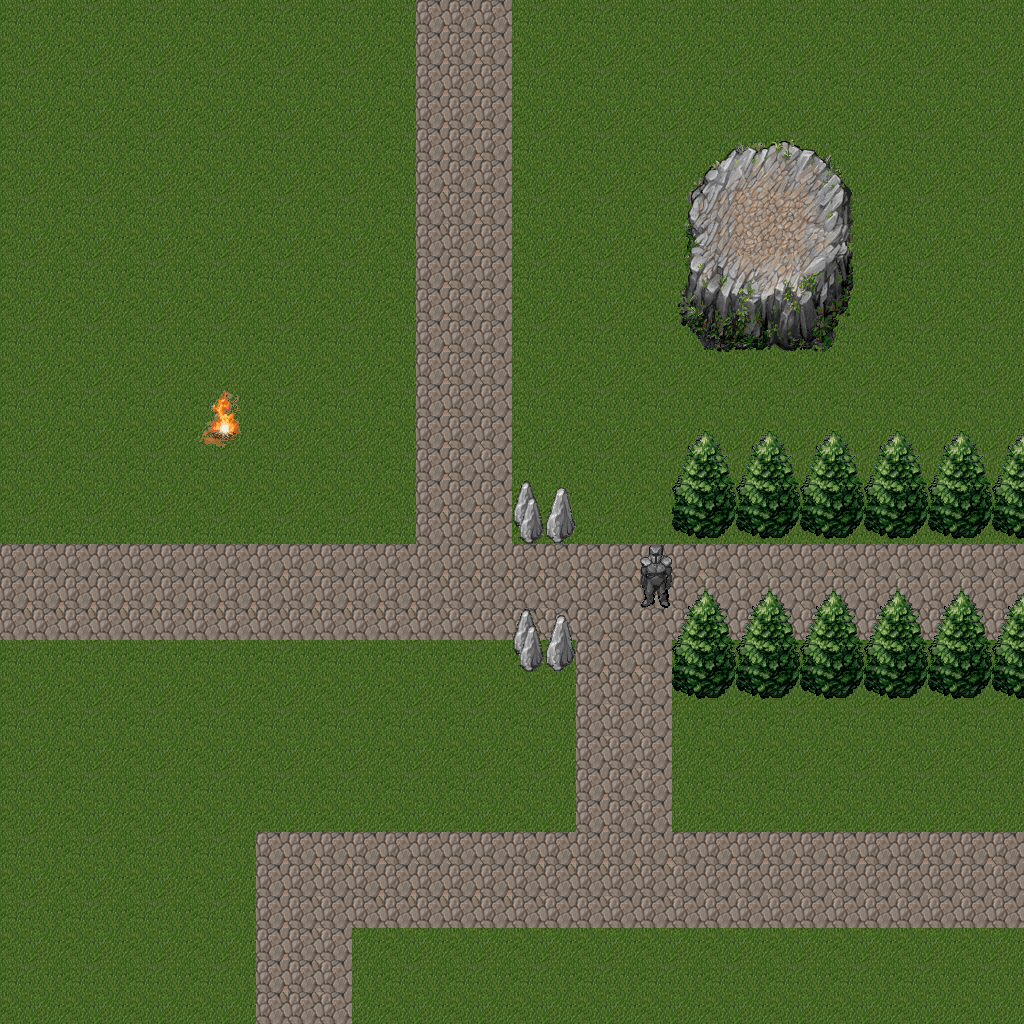

The image is a tile-based game level rendered from a .tmx file. Its description and complete source (layers, tilesets, objects, tile grids) follow:
An orthogonal 32x32 tile map with 32x32 px tiles, 2 tile layers (Tile Layer 1, Tile Layer 2) and 6 objects.

<map version="1.0" orientation="orthogonal" renderorder="right-down" width="32" height="32" tilewidth="32" tileheight="32" nextobjectid="8">
 <tileset firstgid="1" name="image" tilewidth="32" tileheight="32" tilecount="256" columns="16">
  <image source="image.png" width="512" height="512" />
 </tileset>
 <layer name="Tile Layer 1" width="32" height="32">
  <data encoding="csv">
79,80,79,80,79,80,79,80,79,80,79,80,79,184,184,185,79,80,79,80,79,80,79,80,79,80,79,80,79,80,79,80,
95,96,95,96,95,96,95,96,95,96,95,96,95,184,184,185,95,96,95,96,95,96,95,96,95,96,95,96,95,96,95,96,
79,80,79,80,79,80,79,80,79,80,79,80,79,184,184,185,79,80,79,80,79,80,79,80,79,80,79,80,79,80,79,80,
95,96,95,96,95,96,95,96,95,96,95,96,95,184,184,185,95,96,95,96,95,96,95,96,95,96,95,96,95,96,95,96,
79,80,79,80,79,80,79,80,79,80,79,80,79,184,184,185,79,80,79,80,79,80,79,80,79,80,79,80,79,80,79,80,
95,96,95,96,95,96,95,96,95,96,95,96,95,184,184,185,95,96,95,96,95,96,95,96,95,96,95,96,95,96,95,96,
79,80,79,80,79,80,79,80,79,80,79,80,79,200,184,185,79,80,79,80,79,80,79,80,79,80,79,80,79,80,79,80,
95,96,95,96,95,96,95,96,95,96,95,96,95,200,184,185,95,96,95,96,95,96,95,96,95,96,95,96,95,96,95,96,
79,80,79,80,79,80,79,80,79,80,79,80,79,184,185,185,79,80,79,80,79,80,79,80,79,80,79,80,79,80,79,80,
95,96,95,96,95,96,95,96,95,96,95,96,95,184,185,185,95,96,95,96,95,96,95,96,95,96,95,96,95,96,95,96,
79,80,79,80,79,80,79,80,79,80,79,80,79,184,185,185,79,80,79,80,79,80,79,80,79,80,79,80,79,80,79,80,
95,96,95,96,95,96,95,96,95,96,95,96,95,184,185,185,95,96,95,96,95,96,95,96,95,96,95,96,95,96,95,96,
79,80,79,80,79,80,79,80,79,80,79,80,79,184,185,185,79,80,79,80,79,80,79,80,79,80,79,80,79,80,79,80,
95,96,95,96,95,96,95,96,95,96,95,96,95,184,185,185,95,96,95,96,95,96,95,96,95,96,95,96,95,96,95,96,
79,80,79,80,79,80,79,80,79,80,79,80,79,184,185,201,79,80,79,80,79,80,79,80,79,80,79,80,79,80,79,80,
95,96,95,96,95,96,95,96,95,96,95,96,95,184,184,185,95,96,95,96,95,96,95,96,95,96,95,96,95,96,95,96,
79,80,79,80,79,80,79,80,79,80,79,80,79,200,184,185,79,80,79,80,79,80,79,80,79,80,79,80,79,80,79,80,
184,185,185,185,185,185,185,185,184,184,185,185,185,184,184,184,184,184,184,184,184,184,185,185,185,184,185,185,185,185,185,185,
184,184,184,184,184,184,184,184,200,184,184,184,184,200,200,200,200,200,200,200,200,200,201,201,201,185,185,201,201,201,201,201,
200,200,200,200,200,200,200,200,200,200,200,200,200,200,201,200,200,201,184,185,201,201,201,200,201,201,201,200,200,200,200,201,
79,80,79,80,79,80,79,80,79,80,79,80,79,80,79,80,79,80,184,184,185,80,79,80,79,80,79,80,79,80,79,80,
95,96,95,96,95,96,95,96,95,96,95,96,95,96,95,96,95,96,200,200,201,96,95,96,95,96,95,96,95,96,95,96,
79,80,79,80,79,80,79,80,79,80,79,80,79,80,79,80,79,80,200,201,185,80,79,80,79,80,79,80,79,80,79,80,
95,96,95,96,95,96,95,96,95,96,95,96,95,96,95,96,95,96,200,201,201,96,95,96,95,96,95,96,95,96,95,96,
79,80,79,80,79,80,79,80,79,80,79,80,79,80,79,80,79,80,184,200,201,80,79,80,79,80,79,80,79,80,79,80,
95,96,95,96,95,96,95,96,95,96,95,96,95,96,95,96,95,96,184,200,201,96,95,96,95,96,95,96,95,96,95,96,
79,80,79,80,79,80,79,80,184,184,184,184,185,185,185,185,184,184,184,184,184,185,184,184,184,184,184,185,184,184,184,185,
95,96,95,96,95,96,95,96,184,200,200,184,184,184,184,184,200,200,200,200,200,201,185,185,185,185,185,185,185,185,185,201,
79,80,79,80,79,80,79,80,184,200,201,200,200,200,200,200,200,201,200,201,200,201,201,201,201,201,201,201,201,201,201,201,
95,96,95,96,95,96,95,96,184,200,201,96,95,96,95,96,95,96,95,96,95,96,95,96,95,96,95,96,95,96,95,96,
79,80,79,80,79,80,79,80,184,200,201,80,79,80,79,80,79,80,79,80,79,80,79,80,79,80,79,80,79,80,79,80,
95,96,95,96,95,96,95,96,200,200,201,96,95,96,95,96,95,96,95,96,95,96,95,96,95,96,95,96,95,96,95,96
</data>
 </layer>
 <layer name="Tile Layer 2" width="32" height="32">
  <data encoding="csv">
0,0,0,0,0,0,0,0,0,0,0,0,0,0,0,0,0,0,0,0,0,0,0,0,0,0,0,0,0,0,0,0,
0,0,0,0,0,0,0,0,0,0,0,0,0,0,0,0,0,0,0,0,0,0,0,0,0,0,0,0,0,0,0,0,
0,0,0,0,0,0,0,0,0,0,0,0,0,0,0,0,0,0,0,0,0,0,0,0,0,0,0,0,0,0,0,0,
0,0,0,0,0,0,0,0,0,0,0,0,0,0,0,0,0,0,0,0,0,0,0,0,0,0,0,0,0,0,0,0,
0,0,0,0,0,0,0,0,0,0,0,0,0,0,0,0,0,0,0,0,0,1,2,3,4,5,6,0,0,0,0,0,
0,0,0,0,0,0,0,0,0,0,0,0,0,0,0,0,0,0,0,0,0,17,18,19,20,21,22,0,0,0,0,0,
0,0,0,0,0,0,0,0,0,0,0,0,0,0,0,0,0,0,0,0,0,33,34,35,36,37,38,0,0,0,0,0,
0,0,0,0,0,0,0,0,0,0,0,0,0,0,0,0,0,0,0,0,0,49,50,51,52,53,54,0,0,0,0,0,
0,0,0,0,0,0,0,0,0,0,0,0,0,0,0,0,0,0,0,0,0,65,66,67,68,69,70,0,0,0,0,0,
0,0,0,0,0,0,0,0,0,0,0,0,0,0,0,0,0,0,0,0,0,81,82,83,84,85,86,0,0,0,0,0,
0,0,0,0,0,0,0,0,0,0,0,0,0,0,0,0,0,0,0,0,0,97,98,99,100,101,102,0,0,0,0,0,
0,0,0,0,0,0,0,0,0,0,0,0,0,0,0,0,0,0,0,0,0,0,0,0,0,0,0,0,0,0,0,0,
0,0,0,0,0,0,117,118,0,0,0,0,0,0,0,0,0,0,0,0,0,0,0,0,0,0,0,0,0,0,0,0,
0,0,0,0,0,0,133,134,0,0,0,0,0,0,0,0,0,0,0,0,0,202,203,202,203,202,203,202,203,202,203,202,
0,0,0,0,0,0,0,0,0,0,0,0,0,0,0,0,0,0,0,0,0,218,219,218,219,218,219,218,219,218,219,218,
0,0,0,0,0,0,0,0,0,0,0,0,0,0,0,0,204,236,0,0,0,234,235,234,235,234,235,234,235,234,235,234,
0,0,0,0,0,0,0,0,0,0,0,0,0,0,0,0,220,252,0,0,0,250,251,250,251,250,251,250,251,250,251,250,
0,0,0,0,0,0,0,0,0,0,0,0,0,0,0,0,0,0,0,0,238,0,0,0,0,0,0,0,0,0,0,0,
0,0,0,0,0,0,0,0,0,0,0,0,0,0,0,0,0,0,0,0,254,202,203,202,203,202,203,202,203,202,203,202,
0,0,0,0,0,0,0,0,0,0,0,0,0,0,0,0,204,236,0,0,0,218,219,218,219,218,219,218,219,218,219,218,
0,0,0,0,0,0,0,0,0,0,0,0,0,0,0,0,220,252,0,0,0,234,235,234,235,234,235,234,235,234,235,234,
0,0,0,0,0,0,0,0,0,0,0,0,0,0,0,0,0,0,0,0,0,250,251,250,251,250,251,250,251,250,251,250,
0,0,0,0,0,0,0,0,0,0,0,0,0,0,0,0,0,0,0,0,0,0,0,0,0,0,0,0,0,0,0,0,
0,0,0,0,0,0,0,0,0,0,0,0,0,0,0,0,0,0,0,0,0,0,0,0,0,0,0,0,0,0,0,0,
0,0,0,0,0,0,0,0,0,0,0,0,0,0,0,0,0,0,0,0,0,0,0,0,0,0,0,0,0,0,0,0,
0,0,0,0,0,0,0,0,0,0,0,0,0,0,0,0,0,0,0,0,0,0,0,0,0,0,0,0,0,0,0,0,
0,0,0,0,0,0,0,0,0,0,0,0,0,0,0,0,0,0,0,0,0,0,0,0,0,0,0,0,0,0,0,0,
0,0,0,0,0,0,0,0,0,0,0,0,0,0,0,0,0,0,0,0,0,0,0,0,0,0,0,0,0,0,0,0,
0,0,0,0,0,0,0,0,0,0,0,0,0,0,0,0,0,0,0,0,0,0,0,0,0,0,0,0,0,0,0,0,
0,0,0,0,0,0,0,0,0,0,0,0,0,0,0,0,0,0,0,0,0,0,0,0,0,0,0,0,0,0,0,0,
0,0,0,0,0,0,0,0,0,0,0,0,0,0,0,0,0,0,0,0,0,0,0,0,0,0,0,0,0,0,0,0,
0,0,0,0,0,0,0,0,0,0,0,0,0,0,0,0,0,0,0,0,0,0,0,0,0,0,0,0,0,0,0,0
</data>
 </layer>
 <objectgroup name="Collision">
  <object id="1" x="674" y="442" width="346" height="103" />
  <object id="2" x="680" y="598" width="348" height="100" />
  <object id="3" x="642" y="546" width="34" height="59" />
  <object id="5" x="514" y="515" width="60" height="24" />
  <object id="6" x="515" y="641" width="59" height="28" />
  <object id="7" x="681" y="249" width="175" height="94" />
 </objectgroup>
</map>
